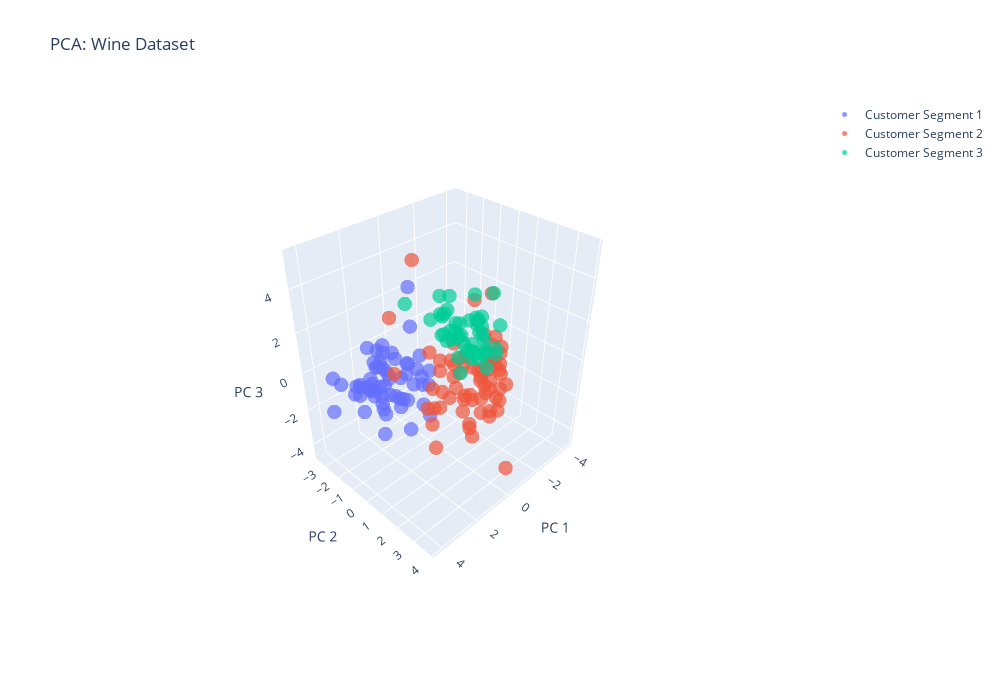

Write notebook code for a chart like this one.
### Code cell
# Creating a 3D scatter plot using Plotly
fig = go.Figure()

# Add scatter plots for each customer segment
for segment in pca_df_new['Customer_Segment'].unique():
    segment_data = pca_df_new[pca_df_new['Customer_Segment'] == segment]
    fig.add_trace(go.Scatter3d(
        x=segment_data['Principal Component 1'],
        y=segment_data['Principal Component 2'],
        z=segment_data['Principal Component 3'],
        mode='markers',
        marker=dict(size=5, opacity=0.7),
        name=f'Customer Segment {segment}'
    ))

# Update layout
fig.update_layout(
    scene=dict(
        xaxis_title='PC 1',
        yaxis_title='PC 2',
        zaxis_title='PC 3'
    ),
    title='PCA: Wine Dataset',
    width=1000,  
    height=700 
)

# Show the plot
fig.show()
